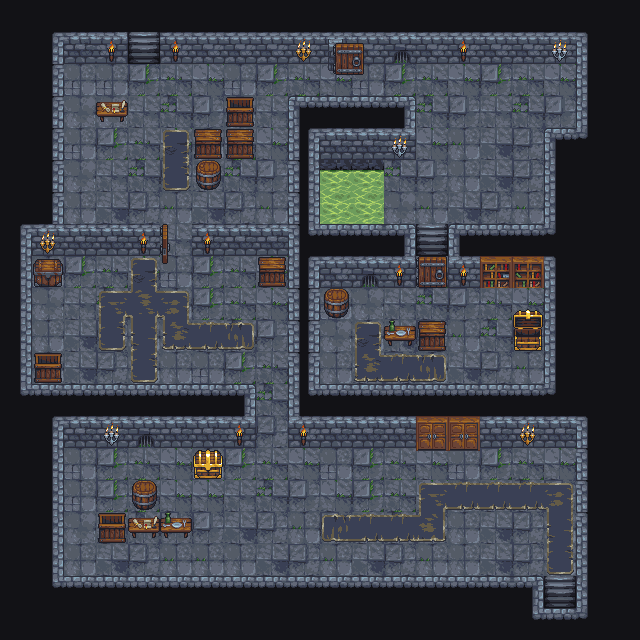

Below is a game level as drawn by its tile map, then a one-line description and the .tmx that defines it (tile-layer data replaced by summaries):
An orthogonal 20x20 tile map with 32x32 px tiles, 5 tile layers (piso, paredes, alfombras, decoracion, ...), 3 tilesets and 44 objects.

<map version="1.10" tiledversion="1.11.2" orientation="orthogonal" renderorder="right-down" width="20" height="20" tilewidth="32" tileheight="32" infinite="0" nextlayerid="8" nextobjectid="56">
 <tileset firstgid="1" source="tileset-sala.tsx" />
 <tileset firstgid="109" source="tileset-decoracion.tsx" />
 <tileset firstgid="151" source="tileset-antorchas.tsx" />
 <layer id="2" name="piso" width="20" height="20">
  <data>[400 cells, 188 non-empty, 15 distinct tile ids]</data>
 </layer>
 <layer id="1" name="paredes" width="20" height="20">
  <data>[400 cells, 212 non-empty, 27 distinct tile ids]</data>
 </layer>
 <layer id="5" name="alfombras" width="20" height="20">
  <data>[400 cells, 27 non-empty, 11 distinct tile ids]</data>
 </layer>
 <layer id="6" name="decoracion" width="20" height="20">
  <data>[400 cells, 31 non-empty, 20 distinct tile ids]</data>
 </layer>
 <layer id="7" name="antorchas" width="20" height="20">
  <data>[400 cells, 15 non-empty, 4 distinct tile ids]</data>
 </layer>
 <objectgroup id="3" name="coliciones" visible="0">
  <object id="6" x="53.3333" y="33" width="74.3333" height="29.3333" />
  <object id="7" x="160.667" y="32.6667" width="426.667" height="29.6667" />
  <object id="9" x="576.958" y="32.6667" width="10.375" height="106.667" />
  <object id="10" x="544.333" y="128.583" width="43" height="10.0833" />
  <object id="11" x="544.375" y="128.75" width="10.9583" height="105.917" />
  <object id="12" x="448.341" y="223.909" width="106.659" height="10.5909" />
  <object id="13" x="448.182" y="223.818" width="11.4545" height="63.2443" />
  <object id="14" x="308.455" y="257.273" width="246.545" height="29.7273" />
  <object id="15" x="544.25" y="256.25" width="10.875" height="139.375" />
  <object id="16" x="308.364" y="383.818" width="246.636" height="12.1818" />
  <object id="17" x="308.273" y="256.5" width="11.9773" height="139.227" />
  <object id="19" x="402.545" y="223.761" width="12.9659" height="63.6932" />
  <object id="20" x="307.75" y="223.75" width="107.75" height="13" />
  <object id="21" x="308.25" y="128.25" width="75.9773" height="108" />
  <object id="22" x="308" y="127.75" width="107.75" height="31.75" />
  <object id="23" x="404.5" y="96" width="11" height="63.75" />
  <object id="24" x="288.75" y="95.75" width="126.75" height="13" />
  <object id="25" x="288.443" y="95.6364" width="10.6477" height="351.739" />
  <object id="26" x="288.511" y="415.818" width="299.125" height="31.5341" />
  <object id="27" x="576.443" y="415.886" width="11.25" height="202.909" />
  <object id="28" x="532.375" y="609.375" width="55.2614" height="9.35227" />
  <object id="29" x="532.545" y="577.875" width="10.1591" height="40.8523" />
  <object id="30" x="52" y="577.417" width="490.75" height="9.83333" />
  <object id="31" x="52.0625" y="415.938" width="11.1875" height="171.063" />
  <object id="32" x="52.0625" y="415.938" width="203" height="31.875" />
  <object id="33" x="244.364" y="384.545" width="11.0455" height="63.1932" />
  <object id="34" x="20.3636" y="384.455" width="234.909" height="11.7273" />
  <object id="35" x="20.3636" y="224.869" width="11.1989" height="171.313" />
  <object id="36" x="20.3636" y="224.932" width="138.591" height="29.6364" />
  <object id="37" x="193.25" y="225" width="105.75" height="29.5" />
  <object id="38" x="52.75" y="32.5" width="10.75" height="222.75" />
  <object id="43" x="129.667" y="519.333" width="61" height="11.3333" />
  <object id="44" x="100.333" y="515.333" width="23.3333" height="20" />
  <object id="45" x="135.667" y="484.667" width="16.6667" height="20.6667" />
  <object id="46" x="196.333" y="455" width="22.3333" height="20.3333" />
  <object id="47" x="98" y="103.875" width="27" height="12" />
  <object id="48" x="229.75" y="100.25" width="20.5" height="22.25" />
  <object id="49" x="229.25" y="131.5" width="20.75" height="24.5" />
  <object id="50" x="197" y="132" width="21.5" height="22.75" />
  <object id="51" x="200" y="165.5" width="16.75" height="19.25" />
  <object id="52" x="261" y="259.75" width="21.25" height="23.25" />
  <object id="53" x="36.875" y="262.75" width="21.375" height="20.25" />
  <object id="54" x="38" y="356.25" width="20.125" height="22.5" />
 </objectgroup>
 <objectgroup id="4" name="player">
  <object id="39" x="559.667" y="593" />
 </objectgroup>
</map>